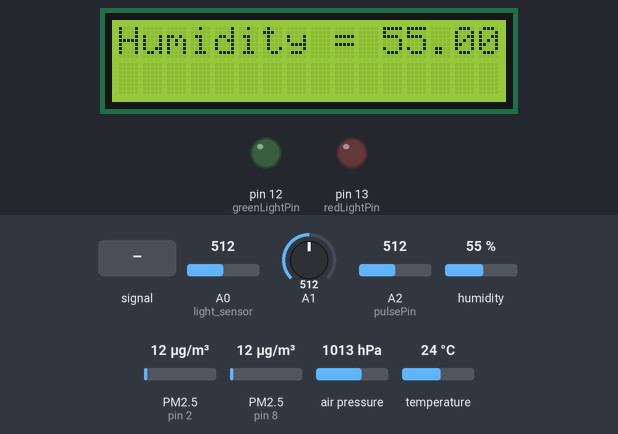
A sketch run on a simulated Arduino Uno, built with avr-gcc and run on an emulated ATmega328P. Parts: 16×2 character LCD, output pins drawn as LEDs (lit = HIGH). Wiring (inferred from the names in the program): 2 × dust sensor: data pin 2 / data pin 8. Inputs (shaded band) come from the test bench; at power-on: air pressure 1013 hPa, humidity 55 %, A0 (light_sensor) = 512, A1 = 512, A2 (pulsePin) = 512, PM2.5 (sensors on pin 2, pin 8) 12 µg/m³, temperature 24 °C. The modem accepts every AT command (registered, SIM ready, sends succeed) and sends nothing else.

Above: at 1.2 s.
1.3 s: air pressure set to 1002 hPa
At 5.6 s:
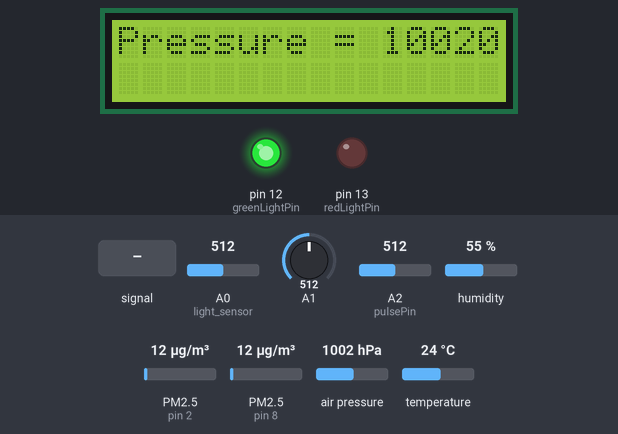
7.6 s: air pressure set to 999 hPa
At 18.4 s:
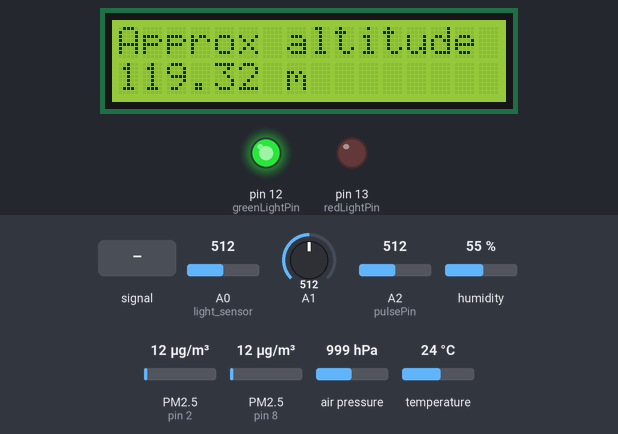
21.6 s: A2 (pulsePin) fed a 200 Hz sine of ±81 counts around its level
At 32.7 s:
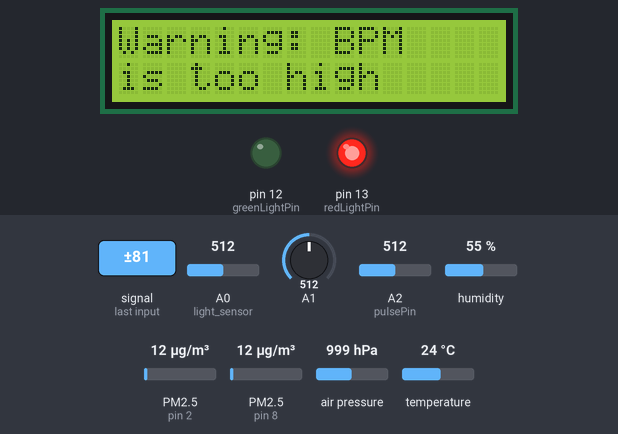
33.2 s: humidity set to 59 %
At 42.4 s:
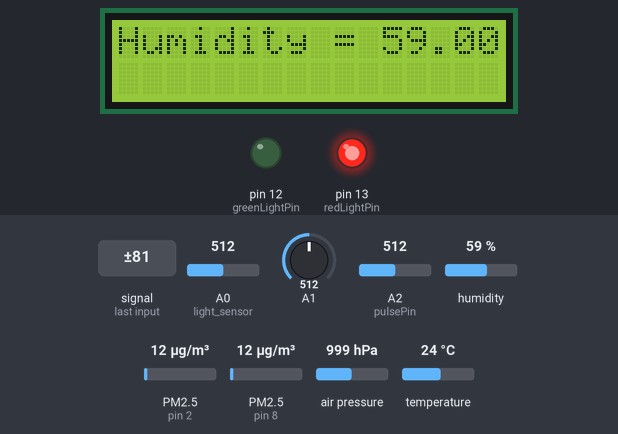
44.4 s: humidity set to 62 %
46.7 s: air pressure set to 952 hPa
At 49.6 s:
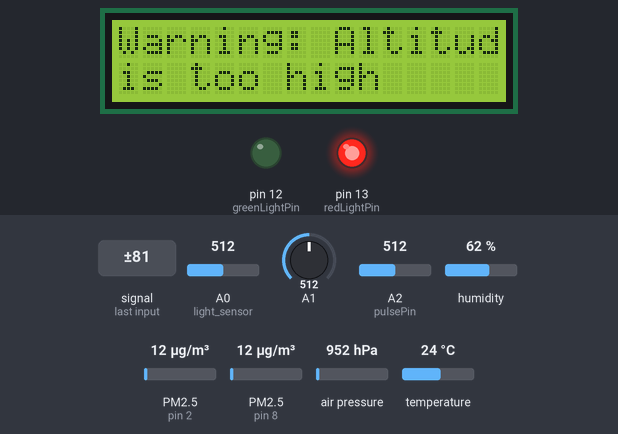
Timing chart, 0 to 51.1 s (numbered marks = the images above; inputs shaded):
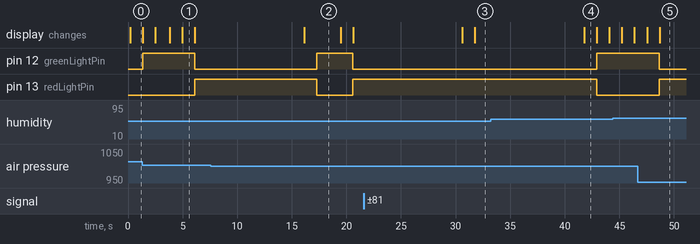

The sketch:

Assignment_1.ino
```cpp
//Libraries
#include <Adafruit_Sensor.h>
#include <Adafruit_BMP280.h>
#include <DHT.h>
#include <LiquidCrystal_PCF8574.h>
#include <stdlib.h>
#include <SoftwareSerial.h>

//Setup LCD, BMP, ESP8266
LiquidCrystal_PCF8574 lcd(0x27);  // set the LCD address to 0x27 for a 16 chars and 2 line display
Adafruit_BMP280 bmp; // I2C
SoftwareSerial esp8266(9,10);

//Constants
#define DHTPIN 7     // what pin we're connected to
#define DHTTYPE DHT22   // DHT 22  (AM2302)
#define SSID "NUU A4L"     // "SSID-WiFiname"
#define PASS "buet177buet136"       // "password"
#define IP "184.106.153.149"// thingspeak.com ip
String msg = "GET /update?key=S8NGVSFAE3O9FVAJ"; //change it with your api key like "GET /update?key=Your Api Key"
DHT dht(DHTPIN, DHTTYPE); //// Initialize DHT sensor for normal 16mhz Arduino


//===============================================
//            START PREDECLARED VARIABLES
//===============================================

//========DHT VARIABLES
float hum;  //Stores humidity value
float temp; //Stores temperature value
int light;
int pin = 8; //RENAME
int error;


//========HEARTBEAT VARIABLES
volatile int BPM;                   // int that holds raw Analog in 0. updated every 2mS
volatile int Signal;                // holds the incoming raw data
volatile int IBI = 600;             // int that holds the time interval between beats! Must be seeded!
volatile boolean Pulse = false;     // "True" when heartbeat is detected. "False" when not a "live beat".
volatile boolean QS = false;        // becomes true when Arduino finds a beat.

// Regards Serial OutPut  -- Set This Up to your needs
static boolean serialVisual = true;   // Set to 'false' by Default.  Re-set to 'true' to see Arduino Serial Monitor ASCII Visual Pulse
volatile int rate[10];                    // array to hold last ten IBI values
volatile unsigned long sampleCounter = 0;          // used to determine pulse timing
volatile unsigned long lastBeatTime = 0;           // used to find IBI
volatile int P =512;                      // used to find peak in pulse wave, seeded
volatile int T = 512;                     // used to find trough in pulse wave, seeded
volatile int thresh = 525;                // used to find instant moment of heart beat, seeded
volatile int amp = 100;                   // used to hold amplitude of pulse waveform, seeded
volatile boolean firstBeat = true;        // used to seed rate array so we startup with reasonable BPM
volatile boolean secondBeat = false;      // used to seed rate array so we startup with reasonable BPM
int pulsePin = 2;                 // Pulse Sensor purple wire connected to analog pin 0

//========DUST SENSOR
unsigned long duration;
unsigned long starttime;
unsigned long sampletime_ms = 2000;
unsigned long lowpulseoccupancy = 0;
float ratio = 0;
float concentration = 0;

//========UV
float Vsig;

//========BUTTON VARIABLES
const int buttonPin1 = 2;     // the number of the pushbutton pin
bool flag; // on/off flag

//========LED PINS
const int greenLightPin = 12;
const int redLightPin = 13;


//===============================================
//            END PREDECLARED VARIABLES
//===============================================

void setup() {
  //Setup LCD (off to start)
  lcd.setBacklight(0);
  lcd.begin(16, 2);
  lcd.setCursor(0,1);

  //Setup serial
  Serial.begin(115200);

  //Set data pins and start dht and bmp
  dht.begin();
  pinMode(A0,INPUT);
  pinMode(pin,INPUT);
  pinMode(redLightPin,OUTPUT);
  pinMode(greenLightPin,OUTPUT);
  pinMode(buttonPin1, INPUT);
  //bmp needs to collect 30 seconds of data before reading, so start here
  starttime = millis();
    if (!bmp.begin()) {
    //Serial.println(F("Could not find a valid BMP280 sensor, check wiring!"));
    while (1);
  }

  //Setup interrupts for heartbeat sensor
  interruptSetup();
  //Set interrupt for on button (off button is connected to reset pin)
  attachInterrupt(digitalPinToInterrupt(2), onButton, CHANGE);

  //Start esp8266 wifi module and connect to wifi
  esp8266.begin(115200);
  //Serial.println("AT");
  esp8266.println("AT");
  if(esp8266.find("OK")){
    connectWiFi();
  }

  //On/Off Flag (Off by default)
  flag = false;


}

//===============================================
//            START SENSORS
//===============================================


void temp_and_hum_sensor() {
    //Read data and store it to variables hum
    hum = dht.readHumidity();

    //Print temp and humidity values to serial monitor
    //Serial.print("Humidity: ");
    //Serial.print(hum);

    //print to lcd
    lcd.clear();
    lcd.display();
    lcd.setCursor(0, 0);
    lcd.print("Humidity = ");
    lcd.print(hum);
    delay (100);
    lcd.setCursor(0,1); // set the cursor to column 0, line 2
    sendData(hum, 1); //send humidity data
    delay(1000);

    //Warn for hum
    if (hum>60) {
        digitalWrite(redLightPin,HIGH);
        digitalWrite(greenLightPin,LOW);
        lcd.clear();
        lcd.display();
        lcd.setCursor(0, 0);
        lcd.print("Warning: Humidity");
        lcd.setCursor(0,1);
        lcd.print("is above 60%");
        delay(10000);
    }
    else {
        digitalWrite(redLightPin,LOW);
        digitalWrite(greenLightPin,HIGH);
    }

    //read temp
    temp= dht.readTemperature();

    //print to serial
    //Serial.print(" %, Temp: ");
    //Serial.print(temp);
    //Serial.println(" Celsius");

    //print to lcd
    lcd.clear();
    lcd.display();
    lcd.setCursor(0, 0);
    lcd.print("Temperature = ");
    lcd.setCursor(0, 1);
    lcd.print(temp);
    lcd.print(" Celsius");
    delay (100);
    lcd.setCursor(0, 1); // set the cursor to column 0, line 2
    sendData(temp, 2); //send temperature data
    delay(1000);

    //Warn for temp
    if (temp>27) {
        digitalWrite(redLightPin,HIGH);
        digitalWrite(greenLightPin,LOW);
        lcd.clear();
        lcd.display();
        lcd.setCursor(0, 0);
        lcd.print("Warning: Temp");
        lcd.setCursor(0,1);
        lcd.print("is above 27*C");
        delay(10000);
    }
        else {
        digitalWrite(redLightPin,LOW);
        digitalWrite(greenLightPin,HIGH);
    }
}

void light_sensor() {
  //delay(2000);
  //read light
  light=analogRead(A0);

  //print light to serial
  //Serial.println("Light = " + String(light));

  //print light to LCD
  lcd.clear();
  lcd.display();
  lcd.setCursor(0, 0);
  lcd.print("Light = ");
  lcd.print(String(light));
  delay (100);
  lcd.setCursor(0, 1); // set the cursor to column 0, line 2
  sendData(light, 3); //send light data
  delay(1000);

  //Warn accordingly
  if (light<200) {
    digitalWrite(redLightPin,HIGH);
    digitalWrite(greenLightPin,LOW);
    lcd.clear();
    lcd.display();
    lcd.setCursor(0, 0);
    lcd.print("Warning: light");
    lcd.setCursor(0,1);
    lcd.print("is low");
    delay(10000);
  }
  else {
    digitalWrite(redLightPin,LOW);
    digitalWrite(greenLightPin,HIGH);
  }
}


void dust_sensor() {
  //delay(2000);
  //setup variables
  duration = pulseIn(pin, LOW); //duration since start
  lowpulseoccupancy = lowpulseoccupancy+duration;
  if ((millis()-starttime) >= sampletime_ms) //if the sample time = = 30s
  {
    //get concentration from sample
    ratio = lowpulseoccupancy/(sampletime_ms*10.0);
    concentration = 1.1*pow(ratio,3)-3.8*pow(ratio,2)+520*ratio+0.62;

    //print to serial
    //Serial.print("Concentration = ");
    //Serial.print(concentration);
    //Serial.println(" pcs/0.01cf");
    //print to lcd
    lcd.clear();
    lcd.display();
    lcd.setCursor(0, 0);
    lcd.print("Concentration = ");
    lcd.setCursor(0, 1);
    lcd.print(concentration);
    lcd.print(" pcs/0.01cf");
    delay (100);
    lcd.setCursor(0, 1); // set the cursor to column 0, line 2
    sendData(concentration, 4); //send dust data
    delay(1000);
    lowpulseoccupancy = 0;
    starttime = millis();
  }

  //Warn for dust
  if (concentration>10000) {
    digitalWrite(redLightPin,HIGH);
    digitalWrite(greenLightPin,LOW);
    lcd.clear();
    lcd.display();
    lcd.setCursor(0, 0);
    lcd.print("Warning: Dust");
    lcd.setCursor(0,1);
    lcd.print("Level is High");
    delay(10000);
  }
  else {
    digitalWrite(redLightPin,LOW);
    digitalWrite(greenLightPin,HIGH);
  }
}

void baro_sensor() {
  //delay(2000);
    //read pressure
    float pressure = bmp.readPressure();

    //print pressure to serial
    //Serial.print(F("Pressure = "));
    //Serial.print(pressure);
    //Serial.println(" Pa");

    //print pressure to lcd
    lcd.clear();
    lcd.display();
    lcd.setCursor(0, 0);
    lcd.print("Pressure = ");
    lcd.print(pressure);
    lcd.print(" Pa");
    delay (100);
    lcd.setCursor(0, 1); // set the cursor to column 0, line 2
    sendData(pressure, 5); //send pressure data
    delay(1000);

    //Warn for pressure
    if (pressure>100000) {
        digitalWrite(redLightPin,HIGH);
        digitalWrite(greenLightPin,LOW);
        lcd.clear();
        lcd.display();
        lcd.setCursor(0, 0);
        lcd.print("Warning: Pressure");
        lcd.setCursor(0, 1);
        lcd.print("is high");
        delay(10000);
    }
    else {
        digitalWrite(redLightPin,LOW);
        digitalWrite(greenLightPin,HIGH);
    }

    //read altitude
    float altitude = bmp.readAltitude(1013.25);

    //print altitude to serial
    //Serial.print(F("Approx altitude = "));
    //Serial.print(altitude); // this should be adjusted to your local forcase
    //Serial.println(" m");

    //print altitude to lcd
    lcd.clear();
    lcd.display();
    lcd.setCursor(0, 0);
    lcd.print("Approx altitude = ");
    lcd.setCursor(0, 1);
    lcd.print(altitude);
    lcd.print(" m");
    delay (100);
    lcd.setCursor(0, 1); // set the cursor to column 0, line 2
    sendData(altitude, 6); //send altitude data
    delay(1000);

    //Warn for altitude
    if (altitude>500) {
        digitalWrite(redLightPin,HIGH);
        digitalWrite(greenLightPin,LOW);
        lcd.clear();
        lcd.display();
        lcd.setCursor(0, 0);
        lcd.print("Warning: Altitude");
        lcd.setCursor(0, 1);
        lcd.print("is too high");
        delay(10000);
    }
    else {
        digitalWrite(redLightPin,LOW);
        digitalWrite(greenLightPin,HIGH);
    }

}

void uv_sensor() {
  //delay(2000);
    //setup variables
    int sensorValue;
    long sum=0;
    int UV_index;

    //take a a few readings of the voltage
    for(int i=0;i<1024;i++){
        sensorValue=analogRead(A1);
        sum=sensorValue+sum;
        delay(2);
    }

    //average out the readings for the voltage
    sum = sum >> 10;
    Vsig = sum*4980.0/1023.0; // Vsig is the value of voltage measured from the SIG pin of the Grove interface
    //print voltage to serial
    //Serial.print("The voltage value: ");
    //Serial.print(Vsig);
    //Serial.print(" mV    --   ");

    //assign the ranges of voltages a UV index number
    if (Vsig < 50)                  UV_index = 0;
    if (Vsig > 50 && Vsig < 227)    UV_index = 1;
    if (Vsig > 227 && Vsig < 318)   UV_index = 2;
    if (Vsig > 318 && Vsig < 408)   UV_index = 3;
    if (Vsig > 408 && Vsig < 503)   UV_index = 4;
    if (Vsig > 503 && Vsig < 606)   UV_index = 5;
    if (Vsig > 606 && Vsig < 696)   UV_index = 6;
    if (Vsig > 696 && Vsig < 795)   UV_index = 7;
    if (Vsig > 795 && Vsig < 881)   UV_index = 8;
    if (Vsig > 881 && Vsig < 976)   UV_index = 9;
    if (Vsig > 976 && Vsig < 1079)  UV_index = 10;
    if (Vsig > 1079 && Vsig < 1170) UV_index = 11;
    if (Vsig > 1170)                UV_index = 12;

    //print the UV index to the LCD
    lcd.clear();
    lcd.display();
    lcd.setCursor(0, 0);
    lcd.print("UV Index: ");
    lcd.print(UV_index);
    delay (100);
    lcd.setCursor(0, 1); // set the cursor to column 0, line 2
    sendData(Vsig, 7);
    delay(1000);

    //Warn uv index
    if (Vsig>408) {
      digitalWrite(redLightPin,HIGH);
      digitalWrite(greenLightPin,LOW);
      lcd.clear();
      lcd.display();
      lcd.setCursor(0, 0);
      lcd.print("Warning: UV Index is above 4");
      delay(10000);
    }
    else {
      digitalWrite(redLightPin,LOW);
      digitalWrite(greenLightPin,HIGH);
    }
}

void bpm() {
  //delay(2000);
  //print bpm to the lcd
  lcd.clear();
  lcd.setCursor(0, 0);
  lcd.print("BPM = ");
  lcd.print(BPM);
  delay (100);
  lcd.setCursor(0, 1); // set the cursor to column 0, line 2
  sendData(BPM, 8);
  delay(1000);

  //Warn accordingly
  if (BPM>200) {
    digitalWrite(redLightPin,HIGH);
    digitalWrite(greenLightPin,LOW);
    lcd.clear();
    lcd.display();
    lcd.setCursor(0, 0);
    lcd.print("Warning: BPM");
    lcd.setCursor(0, 1);
    lcd.print("is too high");
    delay(10000);
  }
  else {
    digitalWrite(redLightPin,LOW);
    digitalWrite(greenLightPin,HIGH);
  }
}


//===============================================
//            END SENSORS
//===============================================


//Button interrupt (pin2)
void onButton() {
  flag = true;
}

void loop() {
  if(flag){ //if on button has been pressed
    lcd.setBacklight(255);
    temp_and_hum_sensor();
    light_sensor();
    dust_sensor();
    baro_sensor();
    uv_sensor();
    bpm();
 }
}

void sendData(float val, int type){

  //build http request
  String AIOkey = "30ffc0735e414c7d897975b3dc5a9b47";
  String feed;
  //add the correct feed for whatever type of data we read
  switch(type){
    case 1: //humidity
      feed = "humidity";
      break;
    case 2: //temperature
      feed = "temperature";
      break;
    case 3: //light
      feed = "light";
      break;
    case 4: //dust
      feed = "dust";
      break;
    case 5: //pressure
      feed = "pressure";
      break;
    case 6: //altitude
      feed = "altitude";
      break;
    case 7: //vsig
      feed = "vsig";
      break;
    case 8: //BPM
      feed = "bpm";
  }
  String value = String(val);
  String data = String("{\"value\":") + "\"" + value + "\"}";
  String datalen = (String)(data.length());
  //finish building http request
  String cmd = "POST /api/feeds/" + feed + "/data?X-AIO-Key=" + AIOkey + " HTTP/1.0\n"
  +"Host: io.adafruit.com\n"
  +"Content-Type: application/json\n"
  +"Content-Length: " + datalen + "\n\n"
  + data;

  esp8266.print(cmd);

  //delay(1000);
}


//===============================================
//            DON'T TOUCH
//===============================================

void interruptSetup(){
  TCCR2A = 0x02;     // DISABLE PWM ON DIGITAL PINS 3 AND 11, AND GO INTO CTC MODE
  TCCR2B = 0x06;     // DON'T FORCE COMPARE, 256 PRESCALER
  OCR2A = 0X7C;      // SET THE TOP OF THE COUNT TO 124 FOR 500Hz SAMPLE RATE
  TIMSK2 = 0x02;     // ENABLE INTERRUPT ON MATCH BETWEEN TIMER2 AND OCR2A
  sei();             // MAKE SURE GLOBAL INTERRUPTS ARE ENABLED
}

ISR(TIMER2_COMPA_vect){                       // triggered when Timer2 counts to 124
  cli();                                      // disable interrupts while we do this
  Signal = analogRead(pulsePin);              // read the Pulse Sensor
  sampleCounter += 2;                         // keep track of the time in mS
  int N = sampleCounter - lastBeatTime;       // monitor the time since the last beat to avoid noise

    //  find the peak and trough of the pulse wave
  if(Signal < thresh && N > (IBI/5)*3){      // avoid dichrotic noise by waiting 3/5 of last IBI
    if (Signal < T){                         // T is the trough
      T = Signal;                            // keep track of lowest point in pulse wave
    }
  }

  if(Signal > thresh && Signal > P){        // thresh condition helps avoid noise
    P = Signal;                             // P is the peak
  }                                         // keep track of highest point in pulse wave

  //  NOW IT'S TIME TO LOOK FOR THE HEART BEAT
  // signal surges up in value every time there is a pulse
  if (N > 250){                                   // avoid high frequency noise
    if ( (Signal > thresh) && (Pulse == false) && (N > (IBI/5)*3) ){
      Pulse = true;                               // set the Pulse flag when there is a pulsedigitalWrite(blinkPin,HIGH);                // turn on pin 13 LED
      IBI = sampleCounter - lastBeatTime;         // time between beats in mS
      lastBeatTime = sampleCounter;               // keep track of time for next pulse

      if(secondBeat){                        // if this is the second beat
        secondBeat = false;                  // clear secondBeat flag
        for(int i=0; i<=9; i++){             // seed the running total to get a realistic BPM at startup
          rate[i] = IBI;
        }
      }

      if(firstBeat){                         // if it's the first time beat is found
        firstBeat = false;                   // clear firstBeat flag
        secondBeat = true;                   // set the second beat flag
        sei();                               // enable interrupts again
        return;                              // IBI value is unreliable so discard it
      }
      word runningTotal = 0;                  // clear the runningTotal variable

      for(int i=0; i<=8; i++){                // shift data in the rate array
        rate[i] = rate[i+1];                  // and drop the oldest IBI value
        runningTotal += rate[i];              // add up the 9 oldest IBI values
      }

      rate[9] = IBI;                          // add the latest IBI to the rate array
      runningTotal += rate[9];                // add the latest IBI to runningTotal
      runningTotal /= 10;                     // average the last 10 IBI values
      BPM = 60000/runningTotal;               // how many beats can fit into a minute? that's BPM!
      QS = true;                              // set Quantified Self flag
      // QS FLAG IS NOT CLEARED INSIDE THIS ISR
    }
  }

  if (Signal < thresh && Pulse == true){   // when the values are going down, the beat is over
    Pulse = false;                         // reset the Pulse flag so we can do it again
    amp = P - T;                           // get amplitude of the pulse wave
    thresh = amp/2 + T;                    // set thresh at 50% of the amplitude
    P = thresh;                            // reset these for next time
    T = thresh;
  }

  if (N > 2500){                           // if 2.5 seconds go by without a beat
    thresh = 512;                          // set thresh default
    P = 512;                               // set P default
    T = 512;                               // set T default
    lastBeatTime = sampleCounter;          // bring the lastBeatTime up to date
    firstBeat = true;                      // set these to avoid noise
    secondBeat = false;                    // when we get the heartbeat back
  }

  sei();
  // enable interrupts when youre done!
}// end isrvoid

boolean connectWiFi(){
  //Serial.println("AT+CWMODE=1");
  esp8266.println("AT+CWMODE=1");
  //delay(2000);
  String cmd="AT+CWJAP=\"";
  cmd+=SSID;
  cmd+="\",\"";
  cmd+=PASS;
  cmd+="\"";
  //Serial.println(cmd);
  esp8266.println(cmd);
  //delay(5000);
  if(esp8266.find("OK")){
    //Serial.println("OK");
    return true;
  }else{
    return false;
  }
}
```

Measured:
- the behaviour switches between 1001 and 1000 hPa on air pressure (found by bisection; images 1 and 2)
- after the input at 21.6 s, pin 12 (greenLightPin): stays LOW (without the input it goes to HIGH after 10.1 s); pin 13 (redLightPin): stays HIGH (without the input it goes to LOW after 10.1 s)
- what the display in image 1 shows lasts 1.1 s, from 5.0 s to 6.1 s
- what the display in image 2 shows lasts 3.3 s, from 16.2 s to 19.5 s
